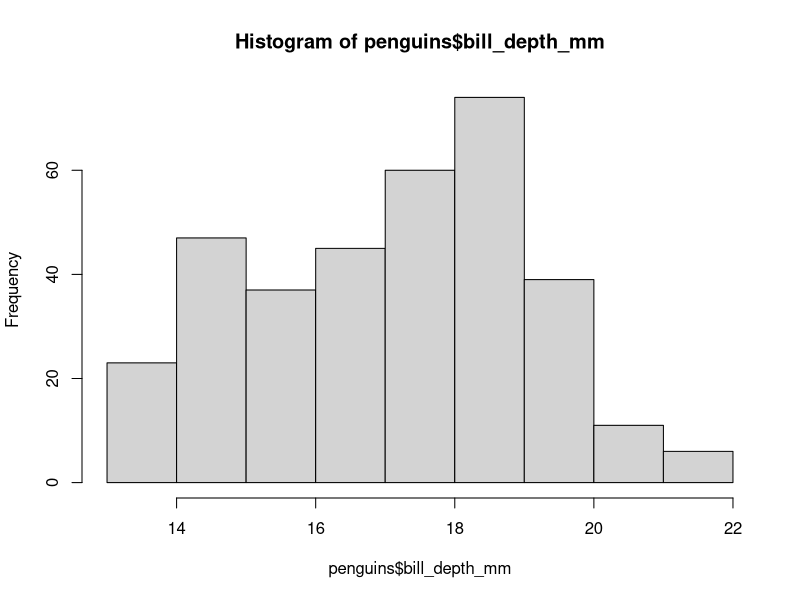
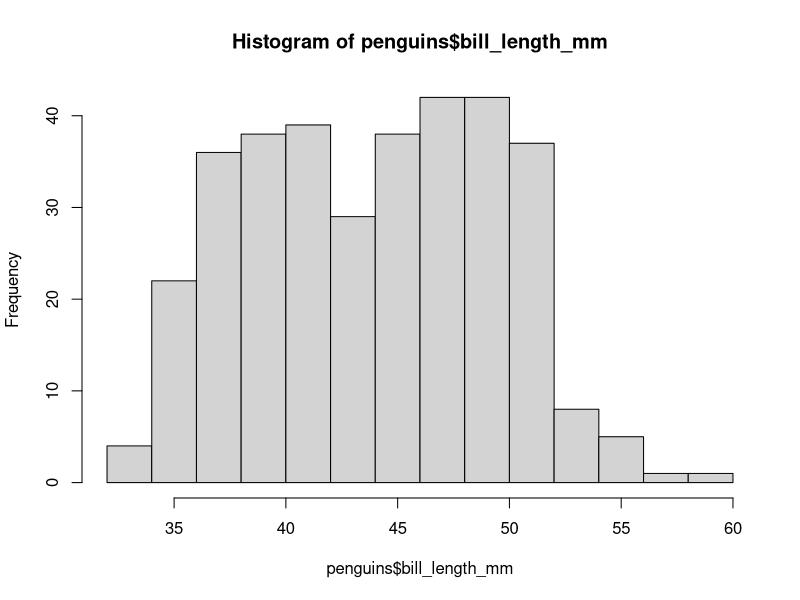

R code for these plots, in order:
#install new package

  #install.packages("palmerpenguins")

#load packages from library
library(palmerpenguins)

#create graphic
hist(penguins$bill_depth_mm)

#create graphic
hist(penguins$bill_length_mm)
